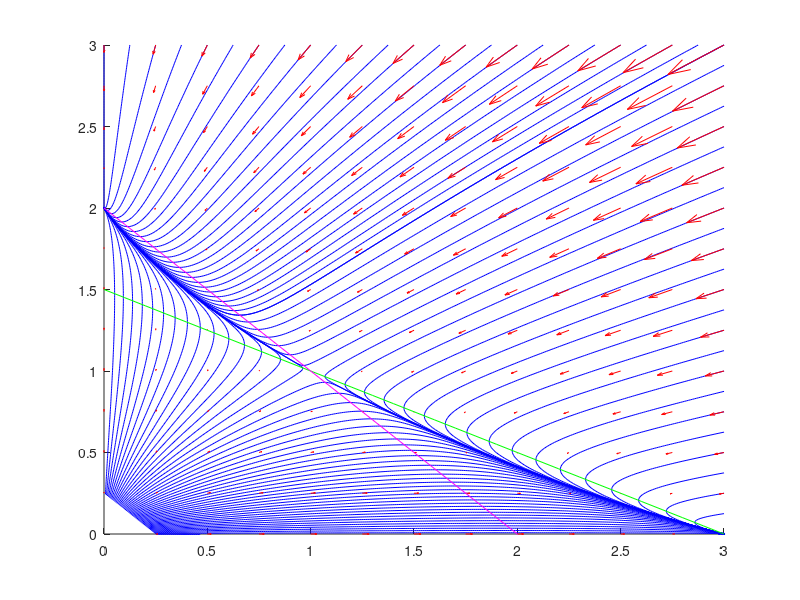

MATLAB code for this plot:
function S156ext

sNorm = 0;

[X,Y] = meshgrid(-10:0.1:10, -10:0.1:10);

[x,y] = f5(X,Y);

xmin = 0.05;
ymin = 0.05;
xlim = 3;
ylim = 3;

clf
figure(1)
for xloop = 2:2
    xs = (xloop-1)*xlim;
    for yloop = 1:(8*ylim+1)
        ys = 0.125*(yloop-1);
        
        streamline(X,Y,x,y,xs,ys)
        
    end
end
for yloop = 2:2
    ys = (yloop-1)*ylim;
    for xloop = 1:(8*xlim+1)
        xs = 0.125*(xloop-1);
        
        streamline(X,Y,x,y,xs,ys)
        
    end
end

for loop = 1:50
    ys = 0.25 - 0.25*(loop+0.4)/50;
    xs = 0.25*(loop+0.4)/50;

        streamline(X,Y,x,y,xs,ys)

end


hold on
[XQ,YQ] = meshgrid(0:0.25:3,0:0.25:3);
[xq,yq] = f5(XQ,YQ);
quiver(XQ,YQ,xq,yq,1,'r')
hold off

hold on
xx = 0:0.1:3;
yy = (3-xx)/2;
yy2 = 2-xx;
line(xx,yy,'color','g')
line(xx,yy2,'color','m')
hold off


axis([0 3 0 3])

set(gcf,'color','white')

print -dtiff -r600 S156ext


    function [x,y] = f5(X,Y)
        f = X.*(3-X-2*Y);
        g = Y.*(2-X-Y);
    
    
        s = sqrt(f.^2 + g.^2);

        if sNorm == 1
            x = f./s;
            y = g./s;
        else
            x = f;
            y = g;
        end
    
    
    end     % end f5


end % end S156
